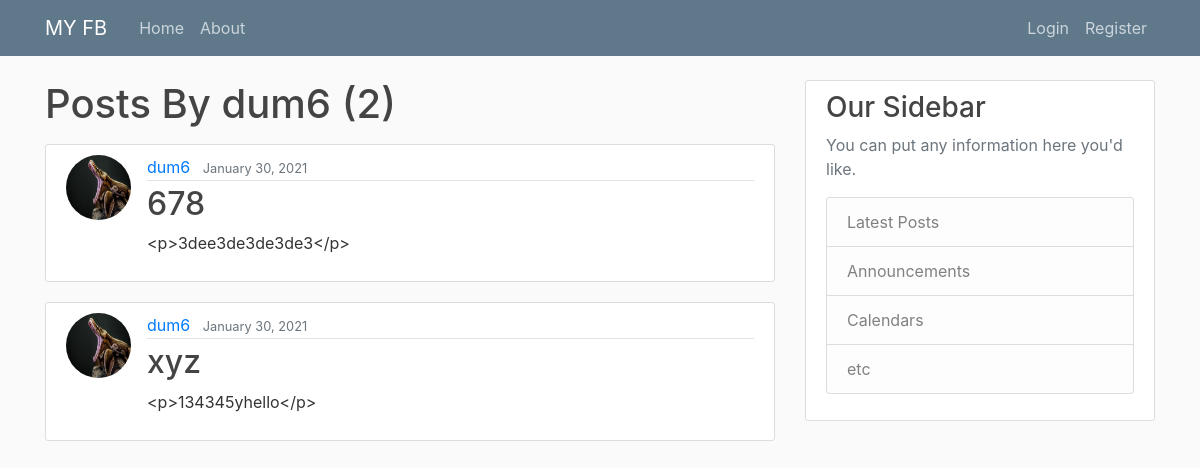
The app's page /user/dum6/ with its own data.
### posts/models.py (models this page shows, shortened)
class Post(models.Model):
    author = models.ForeignKey(
        settings.AUTH_USER_MODEL, on_delete=models.CASCADE)
    title = models.CharField(max_length=100)
    content = models.TextField()
    liked = models.ManyToManyField(
        settings.AUTH_USER_MODEL, blank=True, related_name='liked')
    date_posted = models.DateTimeField(default=timezone.now)
    objects = PostManager()
    class Meta:
        ordering = ('-date_posted', )

### users/models.py (models this page shows, shortened)
class Profile(models.Model):
    user = models.OneToOneField(User, on_delete=models.CASCADE)
    image = models.ImageField(default='default.jpg', upload_to='profile_pics')

### posts/views.py (the view)
# urls.py: path('user/<str:username>/', UserPostListView.as_view(), name='user_posts'),
class UserPostListView(ListView):
    model = Post
    template_name = 'myfb/user_posts.html'
    context_object_name = 'posts'
    paginate_by = 5
    def get_queryset(self):
        user = get_object_or_404(User, username=self.kwargs.get('username'))
        return Post.objects.filter(author=user).order_by('-date_posted')

### posts/templates/myfb/user_posts.html (shortened to what this page needs)
{% extends "myfb/base.html" %}
{% block content %}
    <h1 class="mb-3">Posts By {{view.kwargs.username}} ({{ page_obj.paginator.count }})</h1>
    {% for post in posts %}
        <article class="media content-section">
          <img class="rounded-circle article-img" src="{{ post.author.profile.image.url }}">
          <div class="media-body">
            <div class="article-metadata">
              <a class="mr-2" href="{% url 'user_posts' post.author.username %}">{{ post.author }}</a>
              <small class="text-muted">{{ post.date_posted|date:"F d, Y" }}</small>
            </div>
          <h2><a class="article-title" href="{% url 'post_detail' post.pk %}">{{ post.title }}</a></h2>
            <p class="article-content">{{ post.content }}</p>
          </div>
        </article>
    {% endfor %}
{% endblock content %}

### myfb/static/css/main.css (style rules this page uses)
body { background: #fafafa; color: #333333; margin-top: 5rem; }
h1, h2, h3, h4, h5, h6 { color: #444444; }
.content-section { background: #ffffff; padding: 10px 20px; border: 1px solid #dddddd; border-radius: 3px; margin-bottom: 20px; }
.article-title { color: #444444; }
.article-content { white-space: pre-line; }
.article-img { height: 65px; width: 65px; margin-right: 16px; }
.article-metadata { padding-bottom: 1px; margin-bottom: 4px; border-bottom: 1px solid #e3e3e3 }

### records on screen
Post: author.profile.image (placeholder picture), author "dum6", date_posted "January 30, 2021", title "678", content "<p>3dee3de3de3de3</p>"
Post: author.profile.image (placeholder picture), author "dum6", date_posted "January 30, 2021", title "xyz", content "<p>134345yhello</p>"

### other values on screen
{{ view.kwargs.username }} "dum6"
{{ page_obj.paginator.count }} "2"
